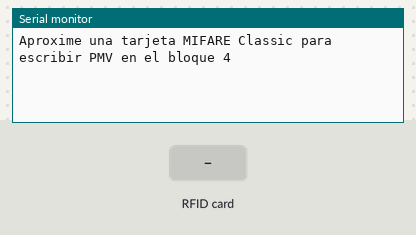
Recording of a sketch running on a simulated Arduino Mega 2560, built with avr-gcc and run on an emulated ATmega2560. Parts: the last lines printed to the serial monitor. The test bench sets the inputs (shaded band).

Above: at 1.2 s.
1.3 s: RFID card 5E 7A 19 C4 held to the reader
At 1.47 s:
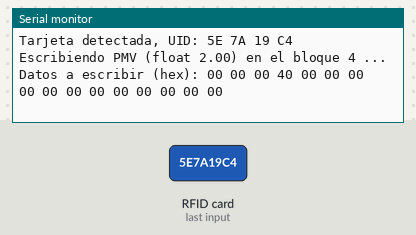
At 2.5 s:
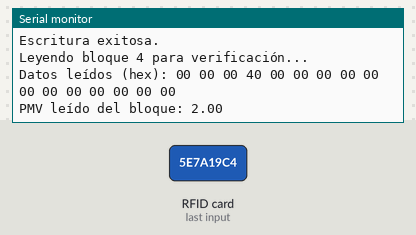

The sketch:

Escribir_RFID.ino
```cpp
#include <SPI.h>
#include <MFRC522.h>

#define RST_PIN  33
#define SS_PIN   53

MFRC522 mfrc522(SS_PIN, RST_PIN);

MFRC522::MIFARE_Key key;

const float PMV_TO_WRITE = 2.0;

/**
 * @brief Imprime un arreglo de bytes en formato hexadecimal por el monitor serial.
 *
 * @param buffer Puntero al arreglo de bytes a imprimir.
 * @param bufferSize Cantidad de bytes que contiene el arreglo.
 */
void printHexArray(byte *buffer, byte bufferSize) {
  for (byte i = 0; i < bufferSize; i++) {
    Serial.print(buffer[i] < 0x10 ? " 0" : " ");
    Serial.print(buffer[i], HEX);
  }
}

/**
 * @brief Inicializa la comunicación serie, el lector RFID y la llave de autenticación.
 */
void setup() {
  Serial.begin(9600);
  while (!Serial) { ; }

  SPI.begin();
  mfrc522.PCD_Init();

  for (byte i = 0; i < 6; i++) {
    key.keyByte[i] = 0xFF;
  }

  Serial.println(F("Aproxime una tarjeta MIFARE Classic para escribir PMV en el bloque 4"));
}

/**
 * @brief Bucle principal del programa: detecta tarjeta, escribe y lee el valor de PMV en el bloque 4.
 */
void loop() {
  if (!mfrc522.PICC_IsNewCardPresent()) {
    return;
  }
  if (!mfrc522.PICC_ReadCardSerial()) {
    return;
  }

  Serial.print(F("Tarjeta detectada, UID:"));
  for (byte i = 0; i < mfrc522.uid.size; i++) {
    Serial.print(mfrc522.uid.uidByte[i] < 0x10 ? " 0" : " ");
    Serial.print(mfrc522.uid.uidByte[i], HEX);
  }
  Serial.println();

  byte blockAddr   = 4;
  byte trailerBlock = 7;

  MFRC522::StatusCode status;
  status = mfrc522.PCD_Authenticate(
    MFRC522::PICC_CMD_MF_AUTH_KEY_A,
    trailerBlock,
    &key,
    &(mfrc522.uid)
  );
  if (status != MFRC522::STATUS_OK) {
    Serial.print(F("Fallo en PCD_Authenticate(): "));
    Serial.println(mfrc522.GetStatusCodeName(status));
    mfrc522.PICC_HaltA();
    mfrc522.PCD_StopCrypto1();
    delay(1000);
    return;
  }

  byte bufferToWrite[16];
  float tempF = PMV_TO_WRITE;
  byte *floatBytes = reinterpret_cast<byte*>(&tempF);
  for (byte i = 0; i < 4; i++) {
    bufferToWrite[i] = floatBytes[i];
  }

  for (byte i = 4; i < 16; i++) {
    bufferToWrite[i] = 0x00;
  }

  Serial.print(F("Escribiendo PMV (float "));
  Serial.print(PMV_TO_WRITE);
  Serial.print(F(") en el bloque "));
  Serial.print(blockAddr);
  Serial.println(F(" ..."));
  Serial.print(F("Datos a escribir (hex):"));
  printHexArray(bufferToWrite, 16);
  Serial.println();

  status = mfrc522.MIFARE_Write(blockAddr, bufferToWrite, 16);
  if (status != MFRC522::STATUS_OK) {
    Serial.print(F("Error en MIFARE_Write(): "));
    Serial.println(mfrc522.GetStatusCodeName(status));
    mfrc522.PICC_HaltA();
    mfrc522.PCD_StopCrypto1();
    delay(1000);
    return;
  }
  Serial.println(F("Escritura exitosa."));

  byte bufferRead[18];
  byte sizeRead = sizeof(bufferRead);
  Serial.print(F("Leyendo bloque "));
  Serial.print(blockAddr);
  Serial.println(F(" para verificación..."));

  status = mfrc522.MIFARE_Read(blockAddr, bufferRead, &sizeRead);
  if (status != MFRC522::STATUS_OK) {
    Serial.print(F("Error en MIFARE_Read(): "));
    Serial.println(mfrc522.GetStatusCodeName(status));
    mfrc522.PICC_HaltA();
    mfrc522.PCD_StopCrypto1();
    delay(1000);
    return;
  }

  Serial.print(F("Datos leídos (hex):"));
  printHexArray(bufferRead, 16);
  Serial.println();

  float *readFloatPtr = reinterpret_cast<float*>(bufferRead);
  float pmvLeido = *readFloatPtr;
  Serial.print(F("PMV leído del bloque: "));
  Serial.println(pmvLeido);

  mfrc522.PICC_HaltA();
  mfrc522.PCD_StopCrypto1();

  delay(1000);
}
```

Measured:
- after the input at 1.3 s, the serial monitor: prints a new line at once (image 1)
